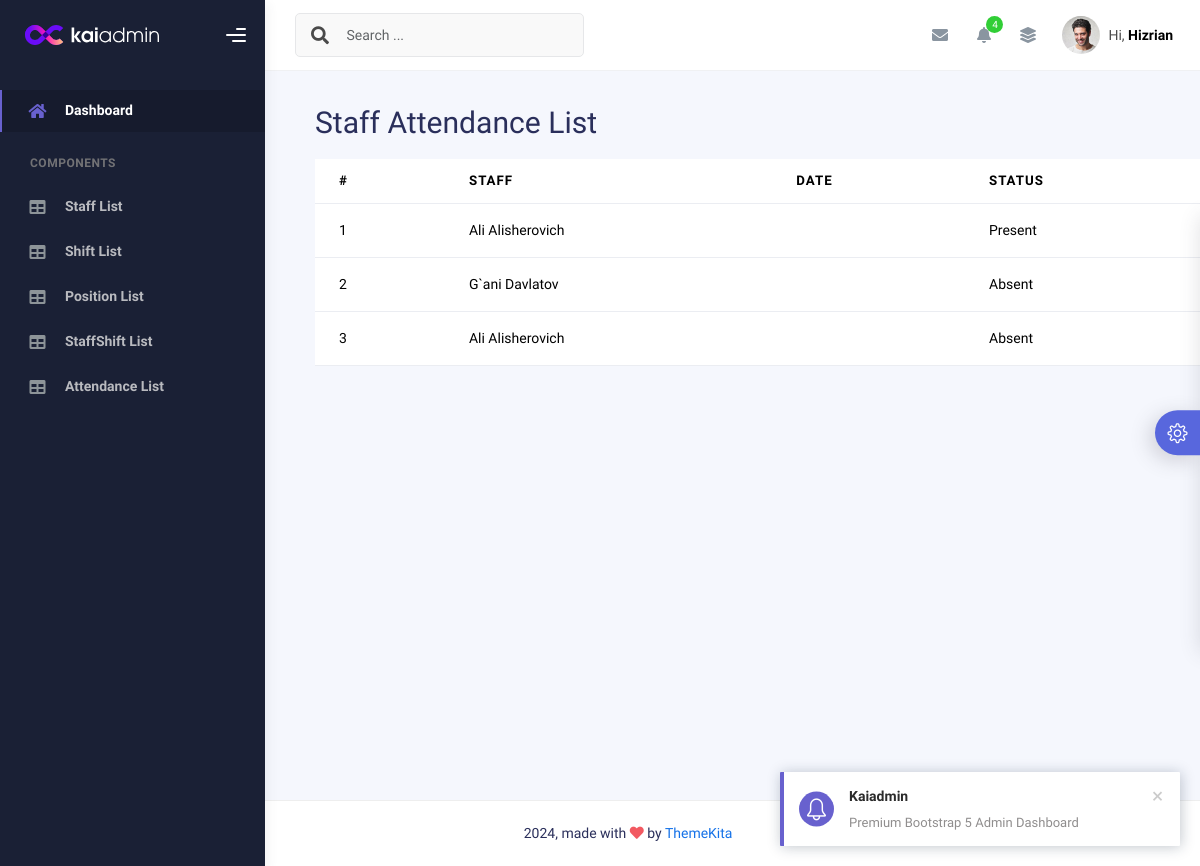
The page /attendance/ on the database as committed earlier.
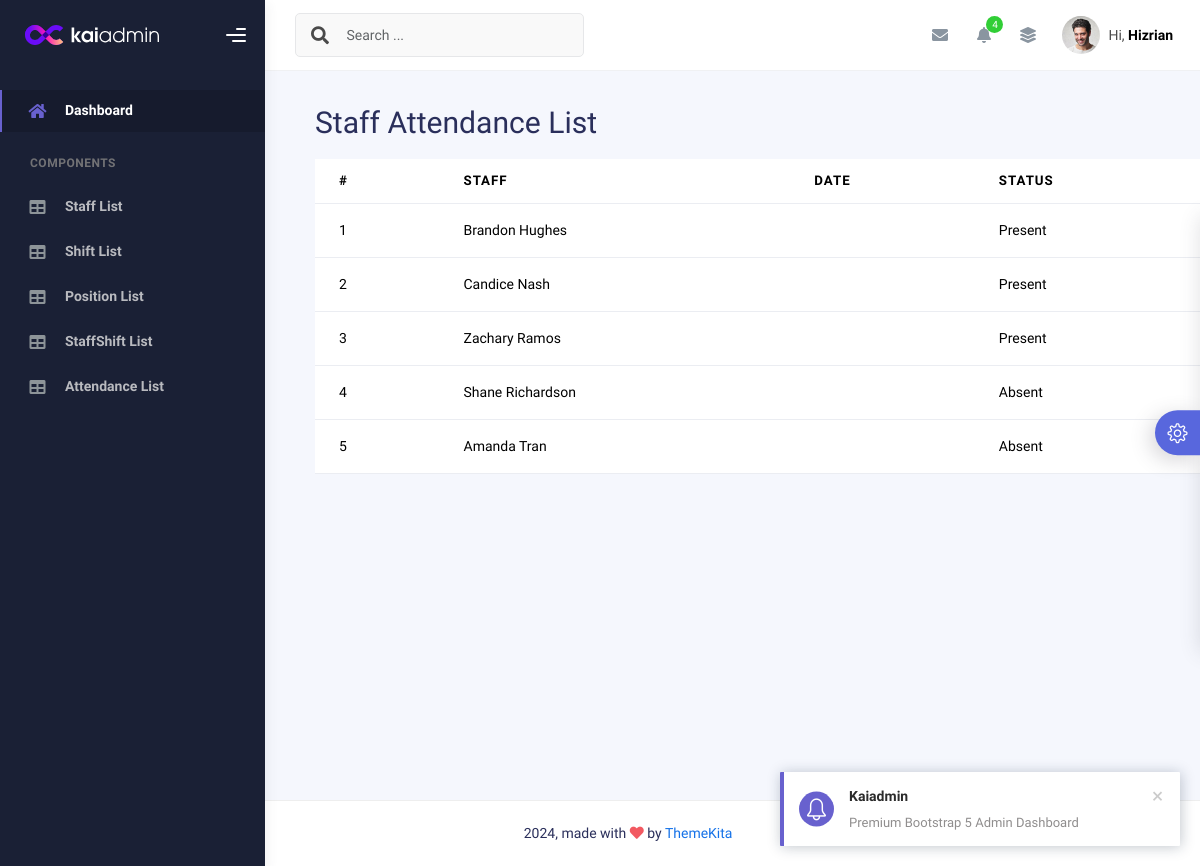
The same page on the database as committed later.
### main/models.py (models this page shows, shortened)
class StaffAttendance(models.Model):
    staff = models.ForeignKey(Staff, on_delete=models.CASCADE)
    date_time = models.DateTimeField(blank=True, null=True)
    status = models.CharField(max_length=255, choices=[('Present', 'Present'), ('Absent', 'Absent')])
    class Meta:
        unique_together = ('staff', 'date_time')

class Staff(models.Model):
    first_name = models.CharField(max_length=255)
    last_name = models.CharField(max_length=255, blank=True)
    phone = models.CharField(max_length=15, unique=True,
    )
    age = models.IntegerField(blank=True, null=True)
    address = models.CharField(max_length=255, blank=True, null=True)
    def __str__(self):
        return f"{self.first_name} {self.last_name}"

### main/views.py (the view)
# urls.py: path('attendance/', views.attendance_list, name='attendance_list'),
def attendance_list(request):
    attendance_list = models.StaffAttendance.objects.all()
    return render(request, 'crud/attendance_list.html', {'attendance_list': attendance_list})

### templates/crud/attendance_list.html
{% extends "base.html" %}
{% block content %}
<div style="margin-top: 100px; margin-left: 50px;">
    <h1>Staff Attendance List</h1>
    <table class="table mt-3">
        <thead>
            <tr>
                <th>#</th>
                <th>Staff</th>
                <th>Date</th>
                <th>Status</th>
            </tr>
        </thead>
        <tbody>
            {% for attendance in attendance_list %}
            <tr>
                <td>{{ forloop.counter }}</td>
                <td>{{ attendance.staff }}</td>
                <td>{{ attendance.date }}</td>
                <td>{{ attendance.status }}</td>
            </tr>
            {% endfor %}
        </tbody>
    </table>
</div>
{% endblock %}

### templates/base.html (shortened to what this page needs)
<!DOCTYPE html>
{% load static %}
<html lang="en">
<head>
  <link rel="stylesheet" href="{% static 'assets/css/bootstrap.min.css' %} " />
  <link rel="stylesheet" href="{% static 'assets/css/plugins.min.css' %} " />
  <link rel="stylesheet" href="{% static 'assets/css/kaiadmin.min.css' %} " />
  <link rel="stylesheet" href="{% static 'assets/css/demo.css' %} " />
</head>
<body>
  <div class="main-content">
    <div class="wrapper">
      <div class="sidebar" data-background-color="dark">
        <div class="sidebar-logo">
          <div class="logo-header" data-background-color="dark">
            <a href="index.html" class="logo">
              <img src="{% static 'assets/img/kaiadmin/logo_light.svg' %}" alt="navbar brand" class="navbar-brand"
                height="20" />
            </a>
            <div class="nav-toggle">
              <button class="btn btn-toggle toggle-sidebar">
                <i class="gg-menu-right"></i>
              </button>
            </div>
          </div>
        </div>
        <div class="sidebar-wrapper scrollbar scrollbar-inner">
          <div class="sidebar-content">
            <ul class="nav nav-secondary">
              <li class="nav-item active">
                <a href="{% url 'staff_list' %}">
                  <i class="fas fa-home"></i>
                  <p>Dashboard</p>
                </a>
              </li>
              <li class="nav-section">
                <h4 class="text-section">Components</h4>
              </li>
              <li class="nav-item">
                  <a href="{% url 'staff_list' %}">
                      <i class="fas fa-table"></i>
                      <p>Staff List</p>
                  </a>
              </li>
              <li class="nav-item">
                  <a href="{% url 'shift_list' %}">
                      <i class="fas fa-table"></i>
                      <p>Shift List</p>
                  </a>
              </li>
              <li class="nav-item">
                  <a href="{% url 'position_list' %}">
                      <i class="fas fa-table"></i>
                      <p>Position List</p>
                  </a>
              </li>
              <li class="nav-item">
                  <a href="{% url 'staffshift_list' %}">
                      <i class="fas fa-table"></i>
                      <p>StaffShift List</p>
                  </a>
              </li>
              <li class="nav-item">
                  <a href="{% url 'attendance_list' %}">
                      <i class="fas fa-table"></i>
                      <p>Attendance List</p>
                  </a>
              </li>
            </ul>
          </div>
        </div>
      </div>
      <div class="main-panel">
        <div class="main-header">
          <nav class="navbar navbar-header navbar-header-transparent navbar-expand-lg border-bottom">
            <div class="container-fluid">
              <nav class="navbar navbar-header-left navbar-expand-lg navbar-form nav-search p-0 d-none d-lg-flex">
                <div class="input-group">
                  <div class="input-group-prepend">
                    <button type="submit" class="btn btn-search pe-1">
                      <i class="fa fa-search search-icon"></i>
                    </button>
                  </div>
                  <input type="text" placeholder="Search ..." class="form-control" />
                </div>
              </nav>
              <ul class="navbar-nav topbar-nav ms-md-auto align-items-center">
                <li class="nav-item topbar-icon dropdown hidden-caret">
                  <a class="nav-link dropdown-toggle" href="#" id="messageDropdown" role="button"
                    data-bs-toggle="dropdown" aria-haspopup="true" aria-expanded="false">
                    <i class="fa fa-envelope"></i>
                  </a>
                </li>
                <li class="nav-item topbar-icon dropdown hidden-caret">
                  <a class="nav-link dropdown-toggle" href="#" id="notifDropdown" role="button" data-bs-toggle="dropdown"
                    aria-haspopup="true" aria-expanded="false">
                    <i class="fa fa-bell"></i>
                    <span class="notification">4</span>
                  </a>
                </li>
                <li class="nav-item topbar-icon dropdown hidden-caret">
                  <a class="nav-link" data-bs-toggle="dropdown" href="#" aria-expanded="false">
                    <i class="fas fa-layer-group"></i>
                  </a>
                </li>
                <li class="nav-item topbar-user dropdown hidden-caret">
                  <a class="dropdown-toggle profile-pic" data-bs-toggle="dropdown" href="#" aria-expanded="false">
                    <div class="avatar-sm">
                      <img src="{% static 'assets/img/profile.jpg' %}" alt="..." class="avatar-img rounded-circle" />
                    </div>
                    <span class="profile-username">
                      <span class="op-7">Hi,</span>
                      <span class="fw-bold">Hizrian</span>
                    </span>
                  </a>
                </li>
              </ul>
            </div>
          </nav>
        </div>
        {% block content %}
        {% endblock %}
      </div>
    </div>
  </div>
  <footer class="footer">
    <div class="container-fluid d-flex justify-content-between">
        <nav class="pull-left">
            <ul class="nav">
                <li class="nav-item">
                    <a class="nav-link" href="http://www.themekita.com">ThemeKita</a>
                </li>
                <li class="nav-item">
                    <a class="nav-link" href="#">Help</a>
                </li>
                <li class="nav-item">
                    <a class="nav-link" href="#">Licenses</a>
                </li>
            </ul>
        </nav>
        <div class="copyright">
            2024, made with <i class="fa fa-heart heart text-danger"></i> by
            <a href="http://www.themekita.com">ThemeKita</a>
        </div>
        <div>
            <a target="_blank" href="https://themewagon.com/">ThemeWagon</a>.
        </div>
    </div>
</footer>
  <div class="custom-template">
    <div class="custom-toggle">
      <i class="icon-settings"></i>
    </div>
  </div>
</body>
</html>

### static/assets/css/demo.css (style rules this page uses)
.custom-template { position: fixed; top: 50%; transform: translateY(-50%); right: -325px; width: 325px; height: max-content; display: block; z-index: 1; background: #ffffff; transition: all .3s; z-index: 1003; box-shadow: -1px 1px 20px rgba(69, 65, 78, 0.15); border-top-left-radius: 5px; border-bottom-left-radius: 5px; transition: all .5s; }
.custom-template .custom-toggle { position: absolute; width: 45px; height: 45px; background: #5867dd; top: 50%; left: -45px; transform: translateY(-50%); display: flex; align-items: center; justify-content: center; text-align: center; border-top-left-radius: 30px; border-bottom-left-radius: 30px; cursor: pointer; color: #ffffff; box-shadow: -5px 5px 20px rgba(69, 65, 78, 0.21); }
.custom-template .custom-toggle i { font-size: 20px; animation: 1.3s spin linear infinite; }

Rows that differ between the two databases and show on the page:
removed StaffAttendance: staff "Ali Alisherovich", status "Present"
removed StaffAttendance: staff "G`ani Davlatov", status "Absent"
removed StaffAttendance: staff "Ali Alisherovich", status "Absent"
added StaffAttendance: staff "Brandon Hughes", status "Present"
added StaffAttendance: staff "Candice Nash", status "Present"
added StaffAttendance: staff "Zachary Ramos", status "Present"
added StaffAttendance: staff "Shane Richardson", status "Absent"
added StaffAttendance: staff "Amanda Tran", status "Absent"
